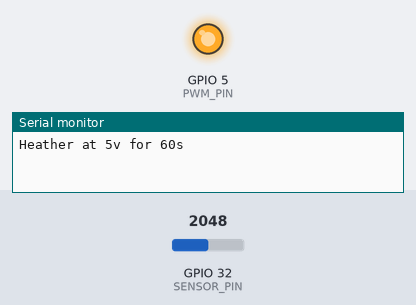
Simulated run of this sketch. Board: ESP32. Parts: output pins drawn as LEDs (lit = HIGH), the last lines printed to the serial monitor. The test bench sets the inputs (shaded band); at power-on: GPIO 32 (SENSOR_PIN) = 2048.

Above: at 0.1 s.
At 60.1 s:
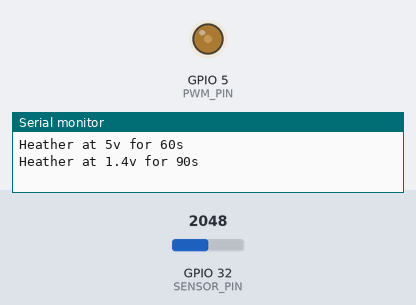
Timing chart, 0 to 61.6 s (numbered marks = the images above):
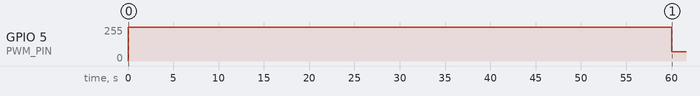

Measured:
- by itself, GPIO 5 (PWM_PIN): 0/255 → 255/255 at 0.00 s, → 71/255 60.0 s later

The sketch:

main.ino
```cpp
// https://github.com/R2D2-2017/R2D2-2017/wiki/MQ-7-gas-sensor
#define LEDC_CHANNEL_0 0
#define PWM_PIN 5
#define SENSOR_PIN 32 // ADC CH 4 - 12 bits
#define ADC_RESOLUTION 4095.0
#define VOLTAGE 5.0

const float K = VOLTAGE / 5.0; // 5.66 was read from the multimeter
const int HIGH_VOLT = K * 255;
const int LOW_VOLT = K * 255 * (1.4 / VOLTAGE);

float sensor_volt;
float RS_air; //  Get the value of RS via in a clear air
float R0;     // Get the value of R0 via in H2
float sensorValue;

void pwm_write(int duty)
{
    ledcWrite(LEDC_CHANNEL_0, duty);
}

void setup()
{
    Serial.begin(115200);
    ledcSetup(LEDC_CHANNEL_0, 490, 8);
    ledcAttachPin(PWM_PIN, LEDC_CHANNEL_0);
}

void loop()
{
    /*--- Get a average data by testing 100 times ---*/
    //Heather 5v 60 s
    Serial.println("Heather at 5v for 60s");
    pwm_write(HIGH_VOLT);
    delay(60000);

    //Heather 1.4 V 90 s
    Serial.println("Heather at 1.4v for 90s");
    pwm_write(LOW_VOLT);
    for (int i = 0; i < 100; i++)
    {
        sensorValue = sensorValue + analogRead(SENSOR_PIN);
        delay(900);
    }

    sensorValue = sensorValue / 100.0;
    /*-----------------------------------------------*/

    sensor_volt = sensorValue / ADC_RESOLUTION * VOLTAGE;
    RS_air = (VOLTAGE - sensor_volt) / sensor_volt;
    R0 = RS_air / (26 + (1 / 3));

    Serial.print("R0 = ");
    Serial.println(R0);
    delay(1000);
}
```
